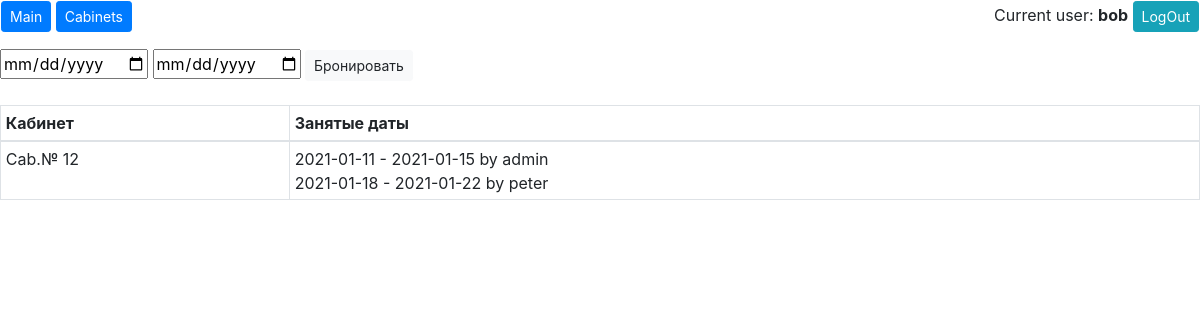
Page /cabinet/12/ (signed in) on the committed database.
### workspace/models.py (models this page shows, shortened)
class Cabinet(models.Model):
    room_number = models.IntegerField()
    def __str__(self):
        return f"Cab.№ {self.room_number}"

class Booking(models.Model):
    booking_start = models.DateField()
    booking_end = models.DateField()
    cabinet = models.ForeignKey(Cabinet, on_delete=models.CASCADE)
    customer = models.ForeignKey(User, on_delete=models.CASCADE)
    def __str__(self):
        return f"{self.booking_start} - {self.booking_end} by {self.customer}"

### workspace/views.py (the view)
# urls.py: path('cabinet/<room>/', cabinet),
def cabinet(request, room, error=''):
    name = request.user.get_username()
    cab = Cabinet.objects.get(room_number=room)
    date_today = date.today()
    booking = Booking.objects.filter(cabinet=cab, booking_end__gte=date_today).order_by('booking_start')
    date_today = str(date_today)
    context = {'cab': cab, 'booking': booking, 'name': name, 'date': date_today, 'error': error}
    return render(request, 'cabinet.html', context)

### templates/cabinet.html (shortened to what this page needs)
{% extends "base.html" %}
{% block content %}
{% if name %}
<form action="/book-date/{{ cab.room_number }}" method="POST">
    <td><input type="date" name="begin" min="{{ date }}" required></td>
    <td><input type="date" name="finish" min="{{ date }}" required></td>
    <td><input class="btn btn-light btn-sm" type="submit" value="Бронировать"></td>
</form>
{% endif %}
<br>
<table class="table table-sm table-bordered">
    <thead>
    <tr>
        <th>Кабинет</th>
        <th>Занятые даты</th>
    </tr>
    </thead>
    <tbody>
    <tr>
        <td>{{ cab }}</td>
        <td>
            {% for book in booking %}
            {{ book }}
            <br>
            {% endfor %}
        </td>
    </tr>
    </tbody>
</table>
{% endblock %}

### templates/base.html (shortened to what this page needs)
<!DOCTYPE html>
<html lang="en">
<head>
<link rel="stylesheet" href="https://maxcdn.bootstrapcdn.com/bootstrap/4.0.0/css/bootstrap.min.css">
</head>
<body>
<table class="text">
    <tr>
        <td>
            <a href="/"><button type="button" class="btn btn-primary btn-sm">Main</button></a>
            <a href="/cabinets"><button type="button" class="btn btn-primary btn-sm">Cabinets</button></a>
        </td>
        <td class="rightcol">
            {% if name %}
            Current user: <b>{{ name }}</b>
            <a href="/logout"><button type="button" class="btn btn-info btn-sm">LogOut</button></a>
            {% endif %}
        </td>
    </tr>
</table>
{% block content %}{% endblock %}
</body>
</html>

### templates/base.html (style rules this page uses)
table.text { width: 100%; border-spacing: 0; }
table.text td { width: 50%; vertical-align: top; }
td.rightcol { text-align: right; }

### rows in the picture
Cabinet: room_number "Cab.№ 12"
Booking: booking_start+booking_end+customer "2021-01-11 - 2021-01-15 by admin"
Booking: booking_start+booking_end+customer "2021-01-18 - 2021-01-22 by peter"

### other values in the picture
{{ name }} "bob"
